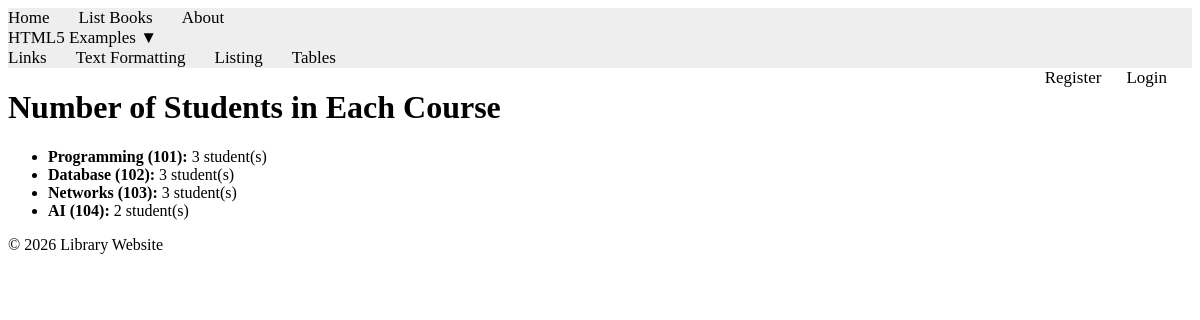
/books/lab9/task2/, run on the app's committed database.
### apps/bookmodule/models.py (models this page shows, shortened)
class Course(models.Model):
    title = models.CharField(max_length=100)
    code = models.IntegerField()

### apps/bookmodule/views.py (the view)
# urls.py: path('lab9/task2/', views.lab9_task2, name="books.lab9_task2"),
def lab9_task2(request):
    stats = Course.objects.annotate(student_count=Count('student'))
    return render(request, 'bookmodule/lab9_task2.html', {'stats': stats})

### apps/templates/bookmodule/lab9_task2.html (shortened to what this page needs)
{% extends "layouts/base.html" %}
{% load static %}
{% block content %}
<div class="container">
    <h1>Number of Students in Each Course</h1>
    <ul>
    {% for course in stats %}
        <li><strong>{{ course.title }} ({{ course.code }}):</strong> {{ course.student_count }} student(s)</li>
    {% empty %}
        <li>No courses found.</li>
    {% endfor %}
    </ul>
</div>
{% endblock content %}

### data on the page
Course: title "Programming", code "101", student_count "3"
Course: title "Database", code "102", student_count "3"
Course: title "Networks", code "103", student_count "3"
Course: title "AI", code "104", student_count "2"
